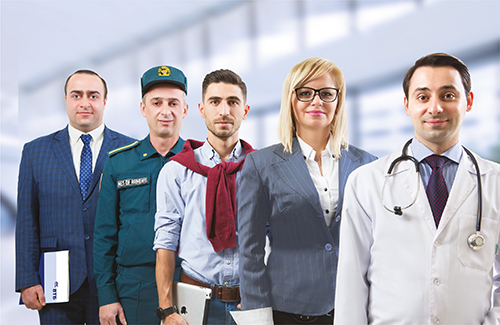
#> input picture src/haar.jpg, 500 x 325 px
$ python '8 haar.py'
#> lines starting #> are read from the running program, lines starting #| are printed output that depends on the picture; after the words box and inside, x2 and y2 are one past the last pixel; in counts of white or black regions, pixels touching at a corner belong together
import cv2

img = cv2.imread('src/haar.jpg')
#> img is the input picture: shape (325, 500, 3); mean B, G, R 177, 166.7, 166.9
gray = cv2.cvtColor(img, cv2.COLOR_BGR2GRAY)
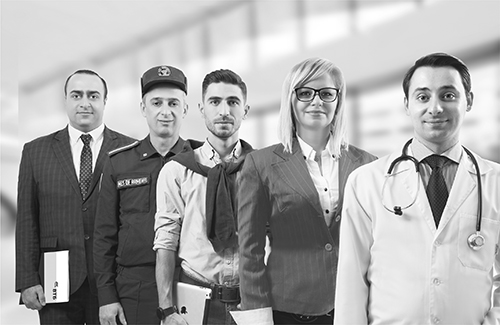
#> gray: shape (325, 500); min 0, max 255, mean 168

face_cascade = cv2.CascadeClassifier('haarcascades/haarcascade_frontalface_default.xml')
faces = face_cascade.detectMultiScale(gray, 1.3, 5)
#> faces = [[60, 75, 52, 52], [136, 80, 58, 58], [284, 72, 60, 60], [197, 81, 55, 55], [400, 67, 74, 74]]

for (x, y, w, h) in faces:
    img = cv2.rectangle(img, (x, y), (x + w, y + h), (255, 0, 0), 2)
#> this loop made 5 passes
#> pass 1, `img = cv2.rectangle(img, (x, y), (x + w, y + h), (255, 0, 0), 2)`:
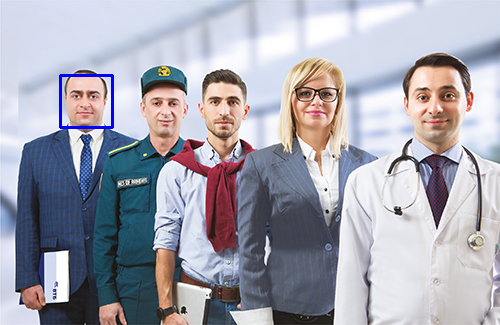
#> img: shape (325, 500, 3); 0.38% of pixels changed, all inside (x1, y1, x2, y2) = (59, 74, 114, 129)
#> pass 2, `img = cv2.rectangle(img, (x, y), (x + w, y + h), (255, 0, 0), 2)`:
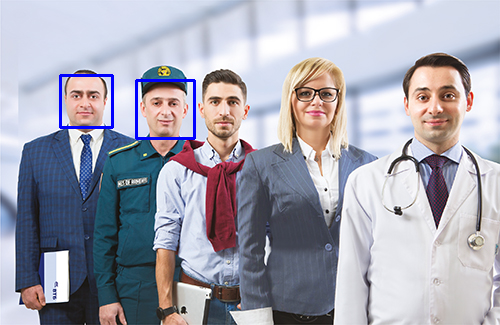
#> img: shape (325, 500, 3); 0.43% of pixels changed, all inside (x1, y1, x2, y2) = (135, 79, 196, 140)
#> pass 3, `img = cv2.rectangle(img, (x, y), (x + w, y + h), (255, 0, 0), 2)`:
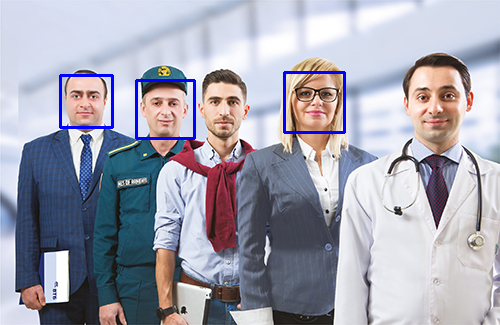
#> img: shape (325, 500, 3); 0.44% of pixels changed, all inside (x1, y1, x2, y2) = (283, 71, 346, 134)
#> after the loop:
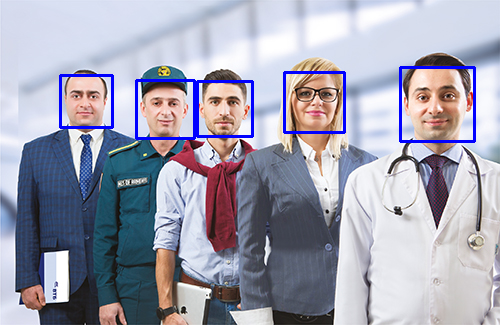
#> img: shape (325, 500, 3); 0.95% of pixels changed, all inside (x1, y1, x2, y2) = (196, 66, 476, 143)

cv2.imwrite('trgt/img_haar.jpg', img)
